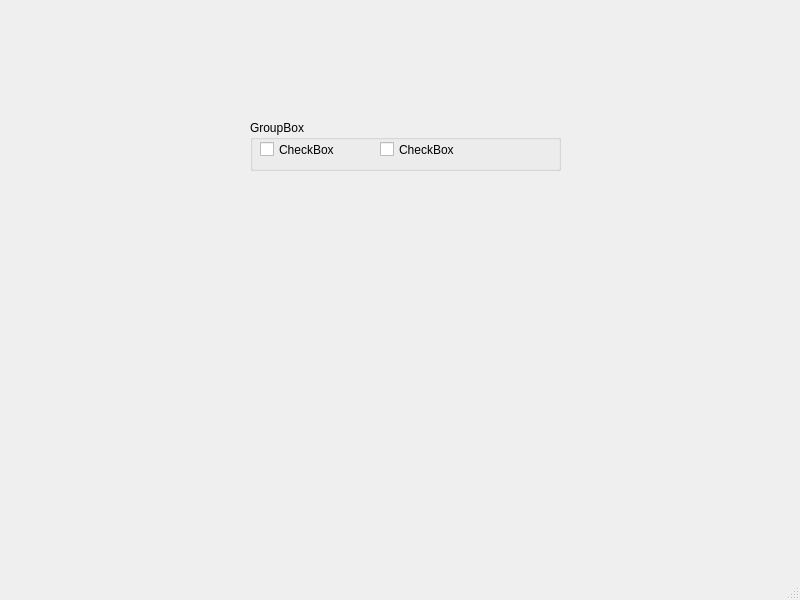
<?xml version="1.0" encoding="UTF-8"?>
<ui version="4.0">
 <class>MainWindow</class>
 <widget class="QMainWindow" name="MainWindow">
  <property name="geometry">
   <rect>
    <x>0</x>
    <y>0</y>
    <width>800</width>
    <height>600</height>
   </rect>
  </property>
  <property name="windowTitle">
   <string>MainWindow</string>
  </property>
  <widget class="QWidget" name="centralwidget">
   <widget class="QGroupBox" name="groupBox">
    <property name="geometry">
     <rect>
      <x>250</x>
      <y>120</y>
      <width>311</width>
      <height>51</height>
     </rect>
    </property>
    <property name="title">
     <string>GroupBox</string>
    </property>
    <widget class="QCheckBox" name="checkBox">
     <property name="geometry">
      <rect>
       <x>10</x>
       <y>20</y>
       <width>91</width>
       <height>19</height>
      </rect>
     </property>
     <property name="text">
      <string>CheckBox</string>
     </property>
    </widget>
    <widget class="QCheckBox" name="checkBox_2">
     <property name="geometry">
      <rect>
       <x>130</x>
       <y>20</y>
       <width>91</width>
       <height>19</height>
      </rect>
     </property>
     <property name="text">
      <string>CheckBox</string>
     </property>
    </widget>
   </widget>
  </widget>
  <widget class="QMenuBar" name="menubar">
   <property name="geometry">
    <rect>
     <x>0</x>
     <y>0</y>
     <width>800</width>
     <height>26</height>
    </rect>
   </property>
  </widget>
  <widget class="QStatusBar" name="statusbar"/>
 </widget>
 <resources/>
 <connections/>
</ui>
